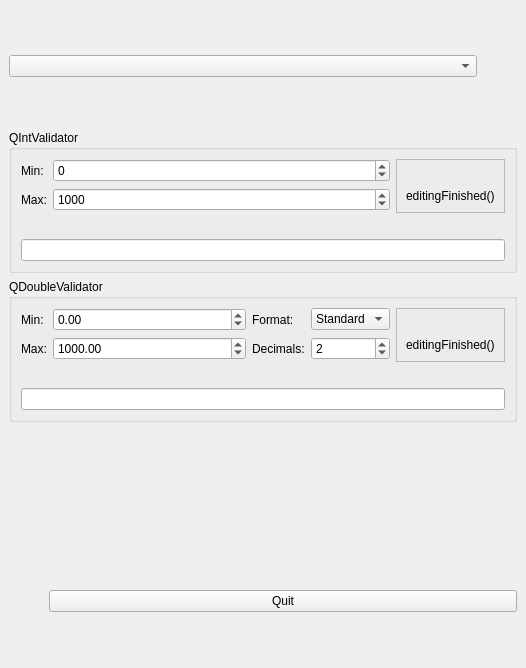
<ui version="4.0" >
 <class>ValidatorsForm</class>
 <widget class="QWidget" name="ValidatorsForm" >
  <property name="geometry" >
   <rect>
    <x>0</x>
    <y>0</y>
    <width>526</width>
    <height>668</height>
   </rect>
  </property>
  <property name="windowTitle" >
   <string>Form</string>
  </property>
  <layout class="QVBoxLayout" >
   <property name="margin" >
    <number>9</number>
   </property>
   <property name="spacing" >
    <number>6</number>
   </property>
   <item>
    <layout class="QHBoxLayout" >
     <property name="margin" >
      <number>0</number>
     </property>
     <property name="spacing" >
      <number>6</number>
     </property>
     <item>
      <widget class="LocaleSelector" name="localeSelector" />
     </item>
     <item>
      <spacer>
       <property name="orientation" >
        <enum>Qt4::Horizontal</enum>
       </property>
       <property name="sizeHint" >
        <size>
         <width>40</width>
         <height>20</height>
        </size>
       </property>
      </spacer>
     </item>
    </layout>
   </item>
   <item>
    <widget class="QGroupBox" name="groupBox" >
     <property name="title" >
      <string>QIntValidator</string>
     </property>
     <layout class="QVBoxLayout" >
      <property name="margin" >
       <number>9</number>
      </property>
      <property name="spacing" >
       <number>6</number>
      </property>
      <item>
       <layout class="QHBoxLayout" >
        <property name="margin" >
         <number>0</number>
        </property>
        <property name="spacing" >
         <number>6</number>
        </property>
        <item>
         <layout class="QGridLayout" >
          <property name="margin" >
           <number>0</number>
          </property>
          <property name="spacing" >
           <number>6</number>
          </property>
          <item row="0" column="0" >
           <widget class="QLabel" name="label" >
            <property name="text" >
             <string>Min:</string>
            </property>
            <property name="alignment" >
             <set>Qt4::AlignRight|Qt4::AlignTrailing|Qt4::AlignVCenter</set>
            </property>
           </widget>
          </item>
          <item row="0" column="1" >
           <widget class="QSpinBox" name="minVal" >
            <property name="sizePolicy" >
             <sizepolicy vsizetype="Fixed" hsizetype="Minimum" >
              <horstretch>1</horstretch>
              <verstretch>0</verstretch>
             </sizepolicy>
            </property>
            <property name="minimum" >
             <number>-1000000</number>
            </property>
            <property name="maximum" >
             <number>1000000</number>
            </property>
           </widget>
          </item>
          <item row="1" column="0" >
           <widget class="QLabel" name="label_2" >
            <property name="text" >
             <string>Max:</string>
            </property>
            <property name="alignment" >
             <set>Qt4::AlignRight|Qt4::AlignTrailing|Qt4::AlignVCenter</set>
            </property>
           </widget>
          </item>
          <item row="1" column="1" >
           <widget class="QSpinBox" name="maxVal" >
            <property name="sizePolicy" >
             <sizepolicy vsizetype="Fixed" hsizetype="Minimum" >
              <horstretch>1</horstretch>
              <verstretch>0</verstretch>
             </sizepolicy>
            </property>
            <property name="minimum" >
             <number>-1000000</number>
            </property>
            <property name="maximum" >
             <number>1000000</number>
            </property>
            <property name="value" >
             <number>1000</number>
            </property>
           </widget>
          </item>
         </layout>
        </item>
        <item>
         <widget class="QFrame" name="frame" >
          <property name="frameShape" >
           <enum>QFrame::StyledPanel</enum>
          </property>
          <property name="frameShadow" >
           <enum>QFrame::Sunken</enum>
          </property>
          <layout class="QVBoxLayout" >
           <property name="margin" >
            <number>9</number>
           </property>
           <property name="spacing" >
            <number>6</number>
           </property>
           <item>
            <widget class="LEDWidget" name="ledWidget" >
             <property name="sizePolicy" >
              <sizepolicy vsizetype="Fixed" hsizetype="Preferred" >
               <horstretch>0</horstretch>
               <verstretch>0</verstretch>
              </sizepolicy>
             </property>
             <property name="pixmap" >
              <pixmap resource="validators.qrc" >:/ledoff.png</pixmap>
             </property>
             <property name="alignment" >
              <set>Qt4::AlignCenter</set>
             </property>
            </widget>
           </item>
           <item>
            <widget class="QLabel" name="label_7" >
             <property name="text" >
              <string>editingFinished()</string>
             </property>
            </widget>
           </item>
          </layout>
         </widget>
        </item>
       </layout>
      </item>
      <item>
       <spacer>
        <property name="orientation" >
         <enum>Qt4::Vertical</enum>
        </property>
        <property name="sizeType" >
         <enum>QSizePolicy::Fixed</enum>
        </property>
        <property name="sizeHint" >
         <size>
          <width>20</width>
          <height>20</height>
         </size>
        </property>
       </spacer>
      </item>
      <item>
       <widget class="QLineEdit" name="editor" />
      </item>
     </layout>
    </widget>
   </item>
   <item>
    <widget class="QGroupBox" name="groupBox_2" >
     <property name="title" >
      <string>QDoubleValidator</string>
     </property>
     <layout class="QVBoxLayout" >
      <property name="margin" >
       <number>9</number>
      </property>
      <property name="spacing" >
       <number>6</number>
      </property>
      <item>
       <layout class="QHBoxLayout" >
        <property name="margin" >
         <number>0</number>
        </property>
        <property name="spacing" >
         <number>6</number>
        </property>
        <item>
         <layout class="QGridLayout" >
          <property name="margin" >
           <number>0</number>
          </property>
          <property name="spacing" >
           <number>6</number>
          </property>
          <item row="0" column="0" >
           <widget class="QLabel" name="label_3" >
            <property name="text" >
             <string>Min:</string>
            </property>
            <property name="alignment" >
             <set>Qt4::AlignRight|Qt4::AlignTrailing|Qt4::AlignVCenter</set>
            </property>
           </widget>
          </item>
          <item row="0" column="1" >
           <widget class="QDoubleSpinBox" name="doubleMinVal" >
            <property name="sizePolicy" >
             <sizepolicy vsizetype="Fixed" hsizetype="Minimum" >
              <horstretch>1</horstretch>
              <verstretch>0</verstretch>
             </sizepolicy>
            </property>
            <property name="minimum" >
             <double>-100000.000000000000000</double>
            </property>
            <property name="maximum" >
             <double>100000.000000000000000</double>
            </property>
            <property name="value" >
             <double>0.000000000000000</double>
            </property>
           </widget>
          </item>
          <item row="0" column="2" >
           <widget class="QLabel" name="label_5" >
            <property name="text" >
             <string>Format:</string>
            </property>
            <property name="alignment" >
             <set>Qt4::AlignRight|Qt4::AlignTrailing|Qt4::AlignVCenter</set>
            </property>
           </widget>
          </item>
          <item row="0" column="3" >
           <widget class="QComboBox" name="doubleFormat" >
            <item>
             <property name="text" >
              <string>Standard</string>
             </property>
            </item>
            <item>
             <property name="text" >
              <string>Scientific</string>
             </property>
            </item>
           </widget>
          </item>
          <item row="1" column="0" >
           <widget class="QLabel" name="label_4" >
            <property name="text" >
             <string>Max:</string>
            </property>
            <property name="alignment" >
             <set>Qt4::AlignRight|Qt4::AlignTrailing|Qt4::AlignVCenter</set>
            </property>
           </widget>
          </item>
          <item row="1" column="1" >
           <widget class="QDoubleSpinBox" name="doubleMaxVal" >
            <property name="sizePolicy" >
             <sizepolicy vsizetype="Fixed" hsizetype="Minimum" >
              <horstretch>1</horstretch>
              <verstretch>0</verstretch>
             </sizepolicy>
            </property>
            <property name="minimum" >
             <double>-100000.000000000000000</double>
            </property>
            <property name="maximum" >
             <double>100000.000000000000000</double>
            </property>
            <property name="value" >
             <double>1000.000000000000000</double>
            </property>
           </widget>
          </item>
          <item row="1" column="2" >
           <widget class="QLabel" name="label_6" >
            <property name="text" >
             <string>Decimals:</string>
            </property>
            <property name="alignment" >
             <set>Qt4::AlignRight|Qt4::AlignTrailing|Qt4::AlignVCenter</set>
            </property>
           </widget>
          </item>
          <item row="1" column="3" >
           <widget class="QSpinBox" name="doubleDecimals" >
            <property name="value" >
             <number>2</number>
            </property>
           </widget>
          </item>
         </layout>
        </item>
        <item>
         <widget class="QFrame" name="frame_2" >
          <property name="frameShape" >
           <enum>QFrame::StyledPanel</enum>
          </property>
          <property name="frameShadow" >
           <enum>QFrame::Sunken</enum>
          </property>
          <layout class="QVBoxLayout" >
           <property name="margin" >
            <number>9</number>
           </property>
           <property name="spacing" >
            <number>6</number>
           </property>
           <item>
            <widget class="LEDWidget" name="doubleLedWidget" >
             <property name="text" >
              <string/>
             </property>
             <property name="pixmap" >
              <pixmap resource="validators.qrc" >:/ledoff.png</pixmap>
             </property>
             <property name="alignment" >
              <set>Qt4::AlignCenter</set>
             </property>
            </widget>
           </item>
           <item>
            <widget class="QLabel" name="label_8" >
             <property name="text" >
              <string>editingFinished()</string>
             </property>
            </widget>
           </item>
          </layout>
         </widget>
        </item>
       </layout>
      </item>
      <item>
       <spacer>
        <property name="orientation" >
         <enum>Qt4::Vertical</enum>
        </property>
        <property name="sizeType" >
         <enum>QSizePolicy::Fixed</enum>
        </property>
        <property name="sizeHint" >
         <size>
          <width>20</width>
          <height>20</height>
         </size>
        </property>
       </spacer>
      </item>
      <item>
       <widget class="QLineEdit" name="doubleEditor" />
      </item>
     </layout>
    </widget>
   </item>
   <item>
    <spacer>
     <property name="orientation" >
      <enum>Qt4::Vertical</enum>
     </property>
     <property name="sizeHint" >
      <size>
       <width>20</width>
       <height>111</height>
      </size>
     </property>
    </spacer>
   </item>
   <item>
    <layout class="QHBoxLayout" >
     <property name="margin" >
      <number>0</number>
     </property>
     <property name="spacing" >
      <number>6</number>
     </property>
     <item>
      <spacer>
       <property name="orientation" >
        <enum>Qt4::Horizontal</enum>
       </property>
       <property name="sizeHint" >
        <size>
         <width>40</width>
         <height>20</height>
        </size>
       </property>
      </spacer>
     </item>
     <item>
      <widget class="QPushButton" name="pushButton" >
       <property name="text" >
        <string>Quit</string>
       </property>
      </widget>
     </item>
    </layout>
   </item>
  </layout>
 </widget>
 <customwidgets>
  <customwidget>
   <class>LEDWidget</class>
   <extends>QLabel</extends>
   <header>ledwidget.h</header>
  </customwidget>
  <customwidget>
   <class>LocaleSelector</class>
   <extends>QComboBox</extends>
   <header>localeselector.h</header>
  </customwidget>
 </customwidgets>
 <resources>
  <include location="validators.qrc" />
 </resources>
 <connections>
  <connection>
   <sender>pushButton</sender>
   <signal>clicked()</signal>
   <receiver>ValidatorsForm</receiver>
   <slot>close()</slot>
   <hints>
    <hint type="sourcelabel" >
     <x>94</x>
     <y>274</y>
    </hint>
    <hint type="destinationlabel" >
     <x>131</x>
     <y>260</y>
    </hint>
   </hints>
  </connection>
 </connections>
</ui>
